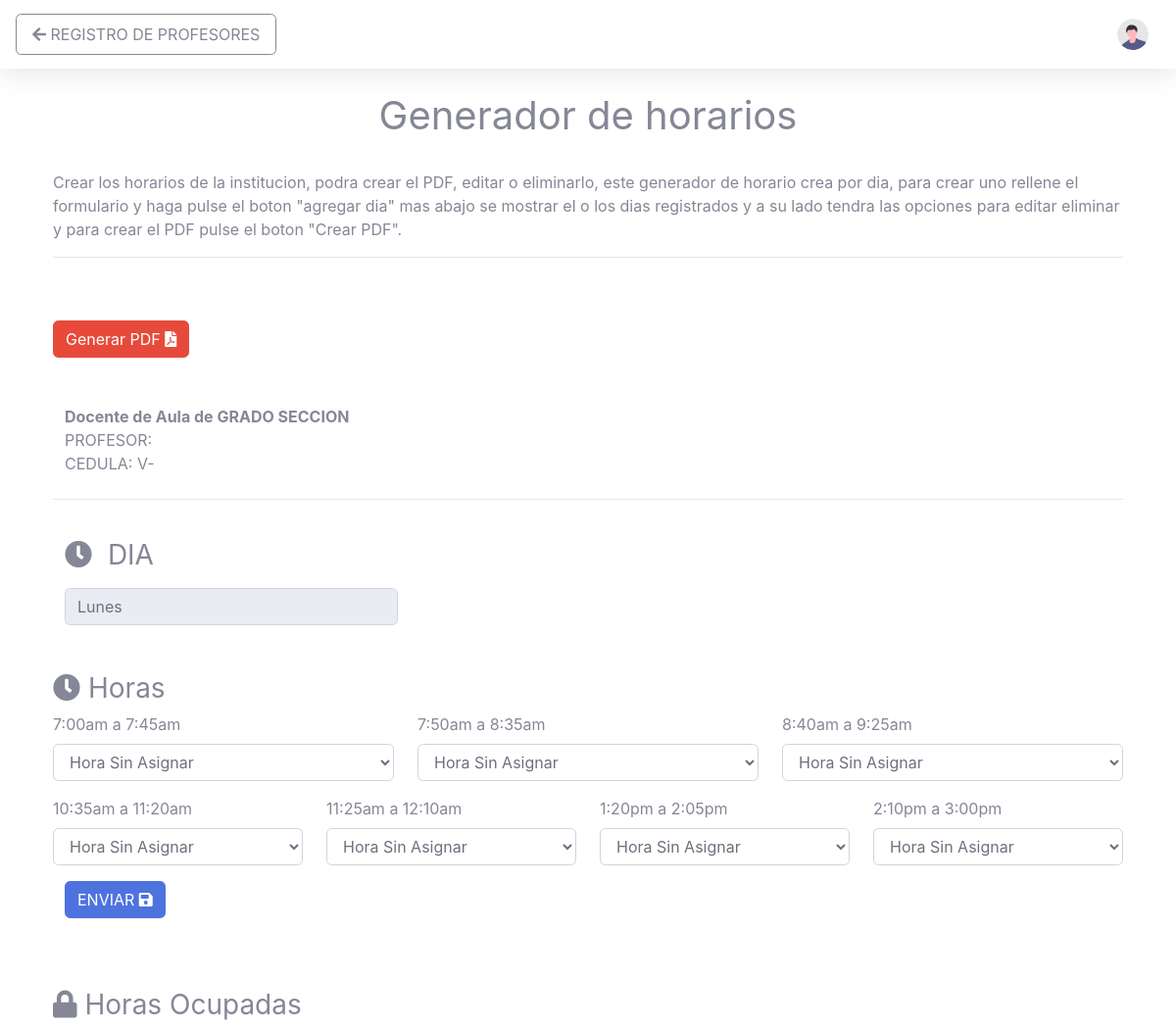
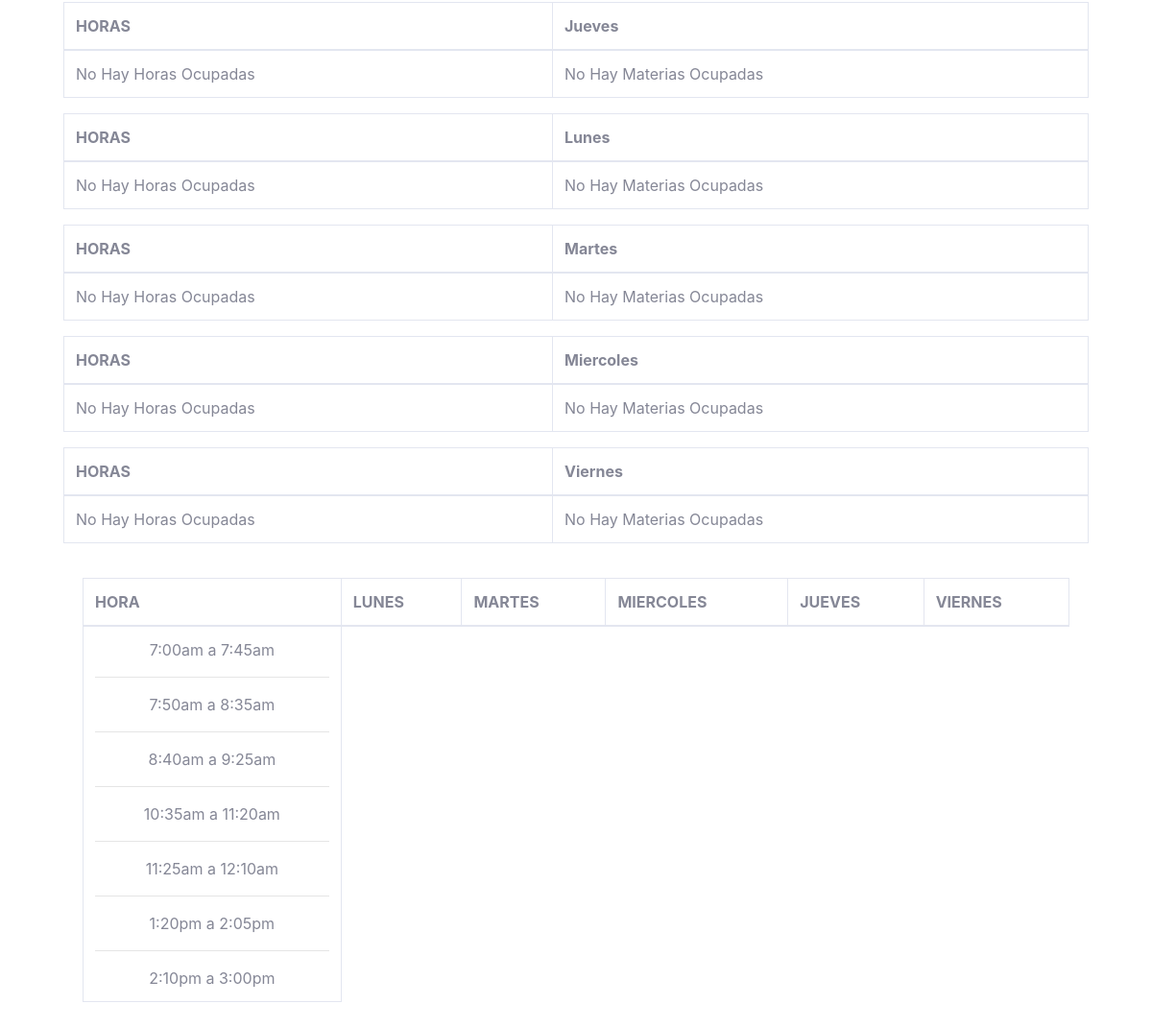
The app's page /proceso/horario/form.horario_p.php with its own data (2 pictures, top to bottom).
### tables this page shows
CREATE TABLE `dia` (
  `id_dia` int(11) NOT NULL,
  `dia` varchar(100) NOT NULL
);

CREATE TABLE `horarios` (
  `id` int(11) NOT NULL,
  `id_p` int(100) NOT NULL,
  `id_dias` int(11) NOT NULL,
  `hora1` varchar(200) NOT NULL,
  `hora2` varchar(200) NOT NULL,
  `hora3` varchar(200) NOT NULL,
  `hora4` varchar(200) NOT NULL,
  `hora5` varchar(200) NOT NULL,
  `hora6` varchar(200) NOT NULL,
  `hora7` varchar(200) NOT NULL,
  `especial` enum('si','no') NOT NULL
);

### src/basedata2.php (called while the page is built)
<?php
class baseData{
    public function conexion() {
        try{
            $dbuser = 'root';
            $dbpass = '';
            $pdo = new PDO('mysql:host=localhost;dbname=100', $dbuser, $dbpass);
            $pdo->setAttribute(PDO::ATTR_DEFAULT_FETCH_MODE, PDO::FETCH_ASSOC);
            $pdo->exec("SET NAMES 'utf8'");
            return $pdo;
        } catch (PDOException $e) {
            print "ERROR!: ". $e->getmessage() . "<br/>";
            die();
        }
    }
}

### src/horario.class.php (the view, shortened to what this page needs)
<?php         require 'basedata2.php';
  class Horario extends baseData {
      private $conexion;
    public function __construct() {
        $this->conexion = new baseData();
    }
    public function getDias($plus) {
      $did = $plus+1;
      $sql = "SELECT * FROM dia WHERE id_dia = $did";
      $stmt = $this->conexion()->query($sql);
      $row = $stmt->fetch();
        echo '<input type="text" class="form-control" value="'. $row["dia"] .'" readonly>';
    }
    public function getHorasOcupadas($grado) {
      $sql = "SELECT * FROM horarios
      INNER JOIN profesor ON profesor.id_p = horarios.id_p
      INNER JOIN dia ON  dia.id_dia = horarios.id_dias
      INNER JOIN materia ON  materia.id = profesor.id_materia
      WHERE id_materia != 8 AND especial = 'si'
      ORDER BY dia";
      $stmt = $this->conexion->conexion()->query($sql);
      $stmt->execute();
      while ($row = $stmt->fetch()) {
      switch (true) {
          default:
          $hora = 'No Hay Horas Ocupadas';
          $materia = 'No Hay Materias Ocupadas';
            break;
        }
          echo '
          <div class="col">
            <table class="table table-bordered table-hover">
              <thead>
                <tr>
                  <th>HORAS</th>
                  <th>'. $row["dia"] .'</th>
                </tr>
              </thead>
              <tbody>
                <tr>
                  <td>
                    '.$hora.'
                  </td>
                  <td>
                    '.$materia.'
                  </td>
                </tr>
              </tbody>
            </table>
          </div>';
      }
    }
}

### records on screen
dia: dia "Lunes"
horarios: dia.dia "Jueves", hora "No Hay Horas Ocupadas", materia "No Hay Materias Ocupadas"
horarios: dia.dia "Lunes", hora "No Hay Horas Ocupadas", materia "No Hay Materias Ocupadas"
horarios: dia.dia "Martes", hora "No Hay Horas Ocupadas", materia "No Hay Materias Ocupadas"
horarios: dia.dia "Miercoles", hora "No Hay Horas Ocupadas", materia "No Hay Materias Ocupadas"
horarios: dia.dia "Viernes", hora "No Hay Horas Ocupadas", materia "No Hay Materias Ocupadas"
